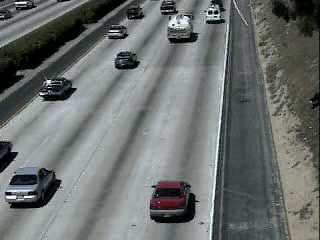
#> input picture frame 50 of tracking/video1.avi, 320 x 240 px, given in place of video.mp4, which was not available
$ python tracker2.py
#> lines starting #> are read from the running program, lines starting #| are printed output that depends on the picture; after the words box and inside, x2 and y2 are one past the last pixel; in counts of white or black regions, pixels touching at a corner belong together; pictures that were not available may be replaced by others from this repository, and a replacement may not be noted
### tracking/Rastreador.py
import math

# Creamos una clase que sea nuestro rastreador
class Rastreador:
    # Inicializamos las variables
    def __init__(self):
        # Acá vamos a almacenar las posiciones centrales de los objetos
        self.centro_puntos = {}
        # Contador de objetos
        self.id_count = 1

    def rastreo(self, objetos):
        # Almacenamos los objetos identificados
        objetos_id = []
        # Obtenemos el punto central del nuevo objeto
        for rect in objetos:
            x, y, w, h = rect
            cx = (x + x + w) // 2
            cy = (y + y + h) // 2
            # Miramos si ese objeto ya fue detectado
            objeto_det = False
            for id, pt in self.centro_puntos.items():
                dist = math.hypot(cx - pt[0], cy - pt[1])
                if dist < 25:
                    self.centro_puntos[id] = (cx, cy)
                    print(self.centro_puntos)
                    objetos_id.append([x, y, w, h, id])
                    objeto_det = True
                    break
            # Si detecta un nuevo objeto le asignamos el ID a ese objeto
            if objeto_det is False:
                self.centro_puntos[self.id_count] = (cx, cy)
                objetos_id.append([x, y, w, h, self.id_count])
                # Almacenamos la coordenada
                self.id_count += 1  # Aumentamos el ID
        # Limpiar la lista de puntos centrales para eliminar IDs que ya no se usan
        new_center_points = {}
        for obj_bb_id in objetos_id:
            object_id = obj_bb_id[4]
            center = self.centro_puntos[object_id]
            new_center_points[object_id] = center
        # Actualizar la lista con los ID no utilizados eliminados
        self.centro_puntos = new_center_points.copy()
        return objetos_id

### tracking/tracker2.py
import cv2
from Rastreador import Rastreador

# Manos a la obra: creamos un objeto de la clase Rastreador
seguimiento = Rastreador()

video_path = "D:/Prog/py-photos/tracking/video.mp4"
# Realizamos la lectura del video
cap = cv2.VideoCapture(video_path)

if not cap.isOpened():
    print("Error: No se pudo abrir el archivo de video.")
    exit()

# Cambiando la detección de objetos con cámara estable
deteccion = cv2.createBackgroundSubtractorMOG2(history=10000, varThreshold=12)

while True:
    ret, frame = cap.read()
#> frame is the input picture: shape (240, 320, 3); mean B, G, R 110.8, 112.6, 107.7
    if not ret:
        print("Error: No se pudo leer el frame del video.")
        break
    frame = cv2.resize(frame, (1280, 720))  # Redimensionamos el video
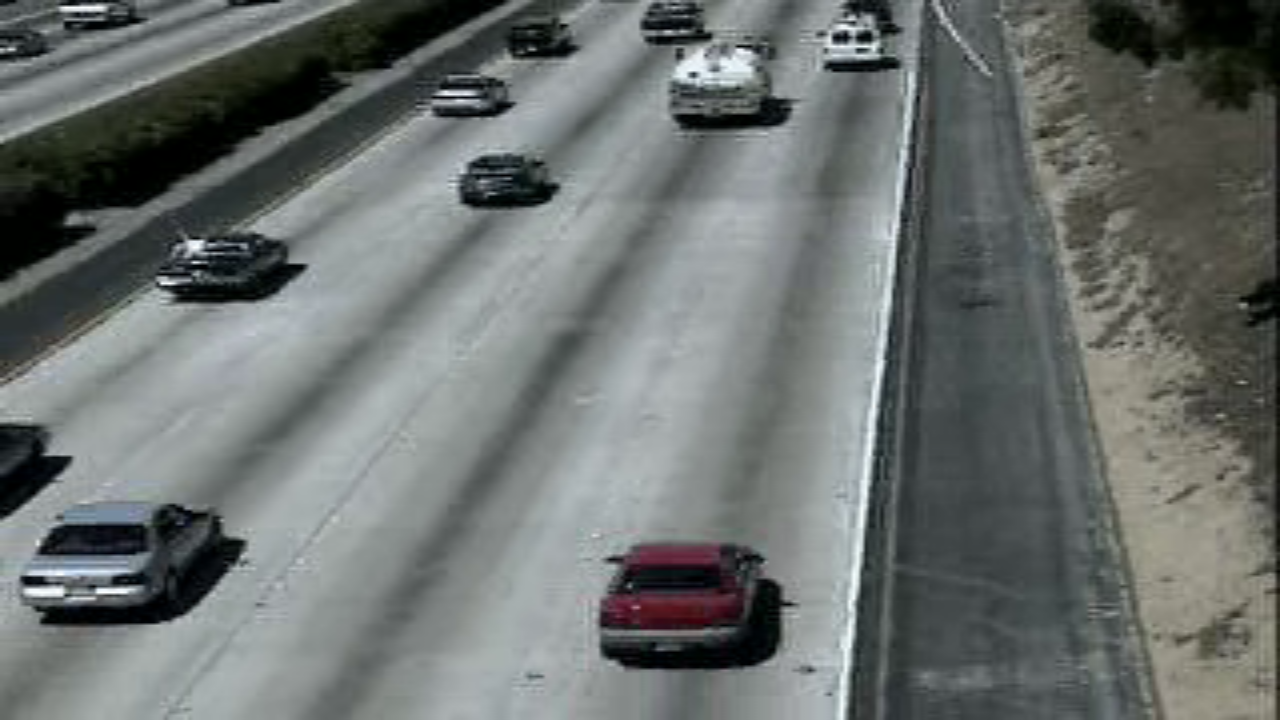
#> frame: shape (720, 1280, 3); mean B, G, R 110.8, 112.5, 107.6

    # Elegimos una zona de interés para contar el paso de autos
    zona = frame[530:720, 300:850]
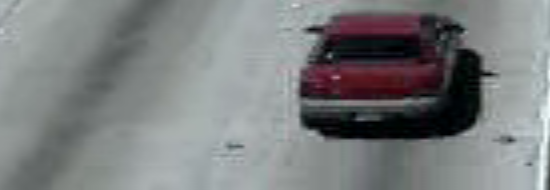
#> zona: shape (190, 550, 3); mean B, G, R 127.2, 126.4, 123.9

    # Creamos una máscara en los fotogramas con el fin de que nuestros objetos sean blancos
    mascara = deteccion.apply(zona)
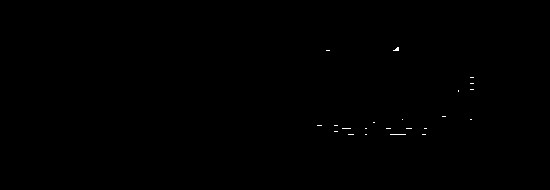
#> mascara: shape (190, 550); values 127 (black) and 255 (white), 0.1% white in thin lines or dots, all inside (x1, y1, x2, y2) = (317, 47, 474, 135)
    _, mascara = cv2.threshold(mascara, 254, 255, cv2.THRESH_BINARY)

    # Con este umbral buscamos los contornos
    contornos, _ = cv2.findContours(mascara, cv2.RETR_TREE, cv2.CHAIN_APPROX_SIMPLE)
#> contornos = 22 contours, all with area under 20
    print(f"Contornos detectados: {len(contornos)}")
#| Contornos detectados: 22

    detecciones = []

    # Dibujamos todos los contornos en el frame, de azul claro con 2 de grosor
    for cont in contornos:
        # Eliminamos los contornos pequeños
        area = cv2.contourArea(cont)
        if area > 800:  # Si el área es mayor a 800 píxeles
            x, y, ancho, alto = cv2.boundingRect(cont)
            cv2.rectangle(zona, (x, y), (x + ancho, y + alto), (255, 255, 0), 3)  # Dibujamos el rectángulo
            detecciones.append([x, y, ancho, alto])  # Almacenamos la información de las detecciones
#> this loop made 22 passes
#> (cont, area) on passes 1 to 12: ([[422, 134], [425, 134]], 0), ([[390, 134], [405, 134]], 0), ([[365, 134], [366, 134]], 0), ([[348, 134], [353, 134]], 0), ([[334, 131], [337, 131]], 0), ([[424, 128], [426, 128]], 0), ([[406, 128], [411, 128]], 0), ([[386, 128], [390, 128]], 0), ([[365, 128], [366, 128]], 0), ([[342, 128], [350, 128]], 0), ([[334, 125], [337, 125]], 0), ([[317, 125], [321, 125]], 0)
#> area on pass 22: 7.5
#> after the loop, detecciones = []
    print(f"Detecciones: {len(detecciones)}")
#| Detecciones: 0

    # Seguimiento de los objetos
    info_id = seguimiento.rastreo(detecciones)
#> after the loop in rastreo, `for rect in objetos:`: self.centro_puntos = 0 items; self.id_count = 1
#> after the loop in rastreo, `for obj_bb_id in objetos_id:`: new_center_points = 0 items
#> info_id = []
    for inf in info_id:
        x, y, ancho, alto, id = inf
        cv2.putText(zona, str(id), (x, y - 15), cv2.FONT_HERSHEY_PLAIN, 1, (0, 255, 255), 2)
        cv2.rectangle(zona, (x, y), (x + ancho, y + alto), (255, 255, 0), 3)  # Dibujamos el rectángulo
#> this loop made 0 passes

    print(f"Info ID: {info_id}")
#| Info ID: []
    cv2.imshow("Zona de Interes", zona)
    cv2.imshow("Carretera", frame)
    cv2.imshow("Mascara", mascara)
    key = cv2.waitKey(5)
#> (key Esc is pressed here)
    if key == 27:  # Presiona 'Esc' para salir
        break

cap.release()
cv2.destroyAllWindows()

$ run again, starting later in the video
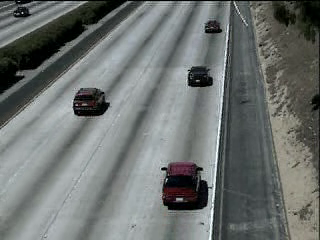
#> input picture frame 225 of tracking/video1.avi, 320 x 240 px, given in place of video.mp4, which was not available
#> frame is the input picture: shape (240, 320, 3); mean B, G, R 112.2, 114.2, 109.6
#> `frame = cv2.resize(frame, (1280, 720))`:
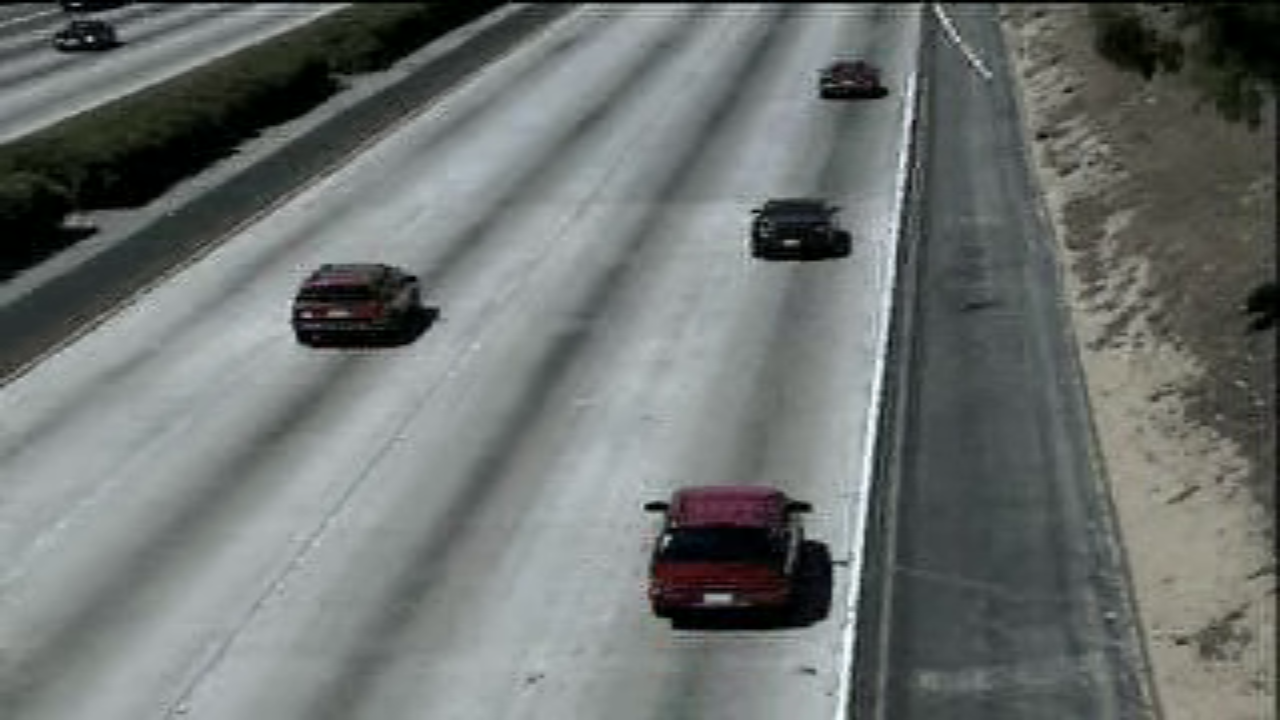
#> frame: shape (720, 1280, 3); mean B, G, R 112.1, 114.1, 109.5
#> `zona = frame[530:720, 300:850]`:
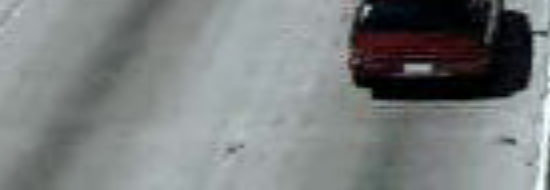
#> zona: shape (190, 550, 3); mean B, G, R 126.8, 127, 122.8
#> contornos = 21 contours, all with area under 20
#| Contornos detectados: 21
#> the loop `for cont in contornos:` made 21 passes
#> (cont, area) on passes 1 to 8: ([[445, 95], [455, 95]], 0), ([[430, 95], [433, 95]], 0), ([[398, 95], [403, 95]], 0), ([[374, 95], [377, 95]], 0), ([[485, 92]], 0), ([[465, 92], [465, 95], [469, 95], [466, 92]], 7.5), ([[405, 89], [414, 89]], 0), ([[373, 86]], 0)
#> after the loop `for cont in contornos:`: detecciones = []
#| Detecciones: 0
#> after the loop in rastreo, `for rect in objetos:`: self.centro_puntos = 0 items; self.id_count = 1
#> after the loop in rastreo, `for obj_bb_id in objetos_id:`: new_center_points = 0 items
#> info_id = []
#| Info ID: []

$ run again, starting later in the video
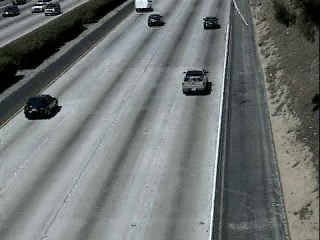
#> input picture frame 400 of tracking/video1.avi, 320 x 240 px, given in place of video.mp4, which was not available
#> frame is the input picture: shape (240, 320, 3); mean B, G, R 114.4, 116.4, 111.1
#> `frame = cv2.resize(frame, (1280, 720))`:
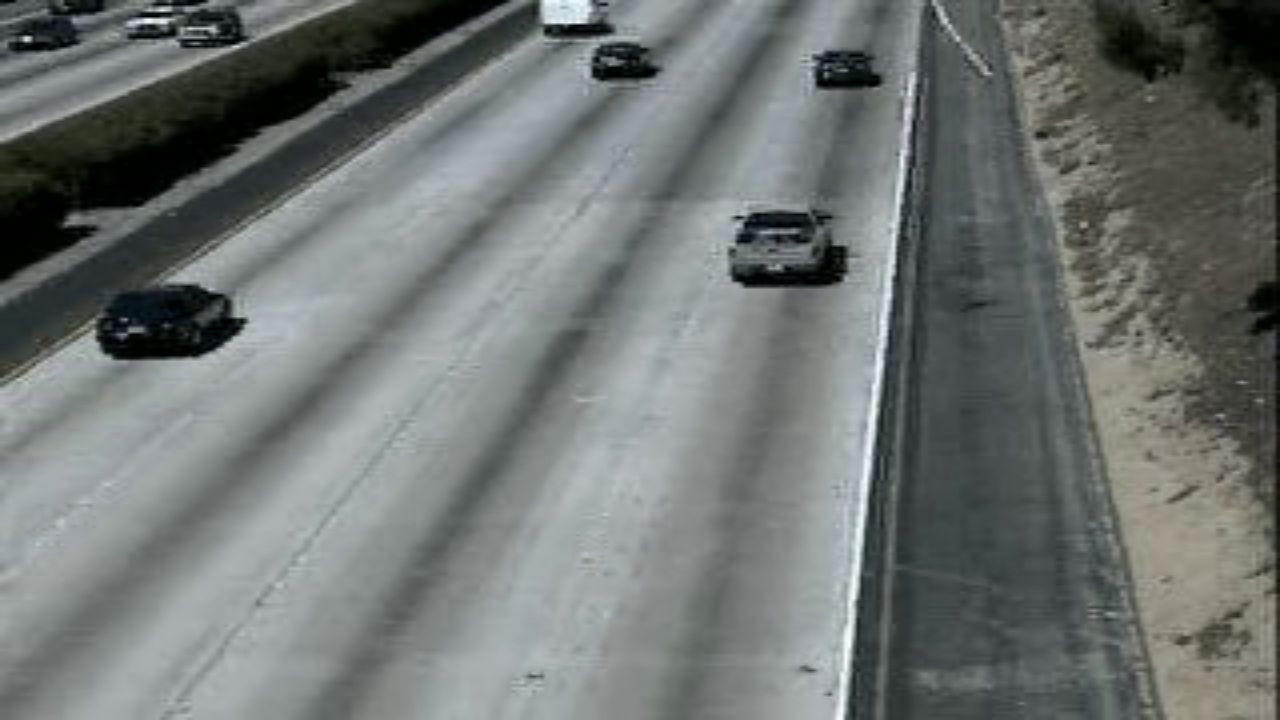
#> frame: shape (720, 1280, 3); mean B, G, R 114.3, 116.3, 111
#> `zona = frame[530:720, 300:850]`:
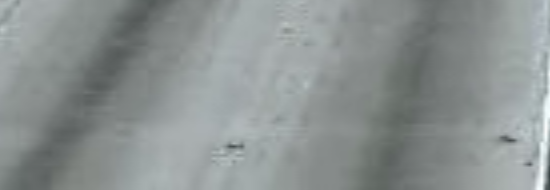
#> zona: shape (190, 550, 3); mean B, G, R 145.7, 146.4, 140.1
#> contornos = []
#| Contornos detectados: 0
#| Detecciones: 0
#> after the loop in rastreo, `for rect in objetos:`: self.centro_puntos = 0 items; self.id_count = 1
#> after the loop in rastreo, `for obj_bb_id in objetos_id:`: new_center_points = 0 items
#> info_id = []
#| Info ID: []
